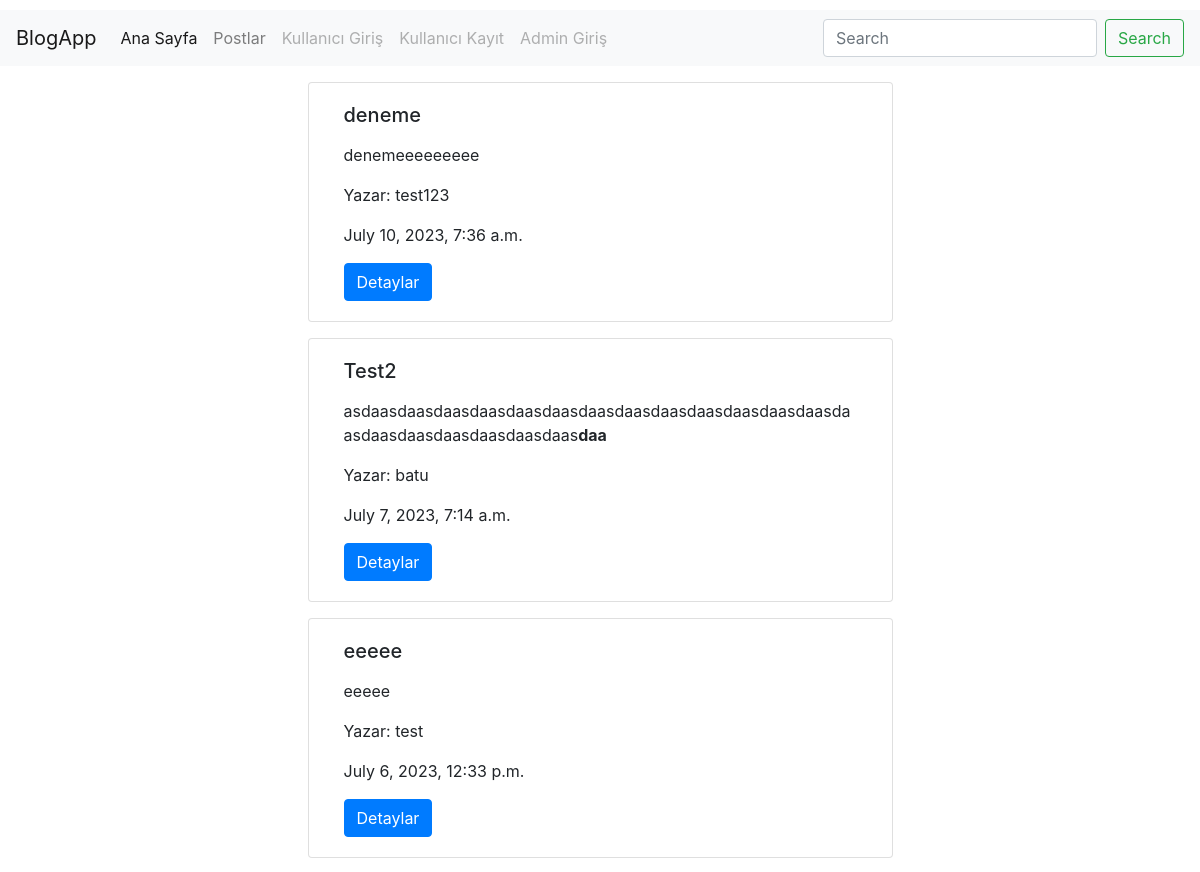
The app's page /post/index/ (upper part), older data.
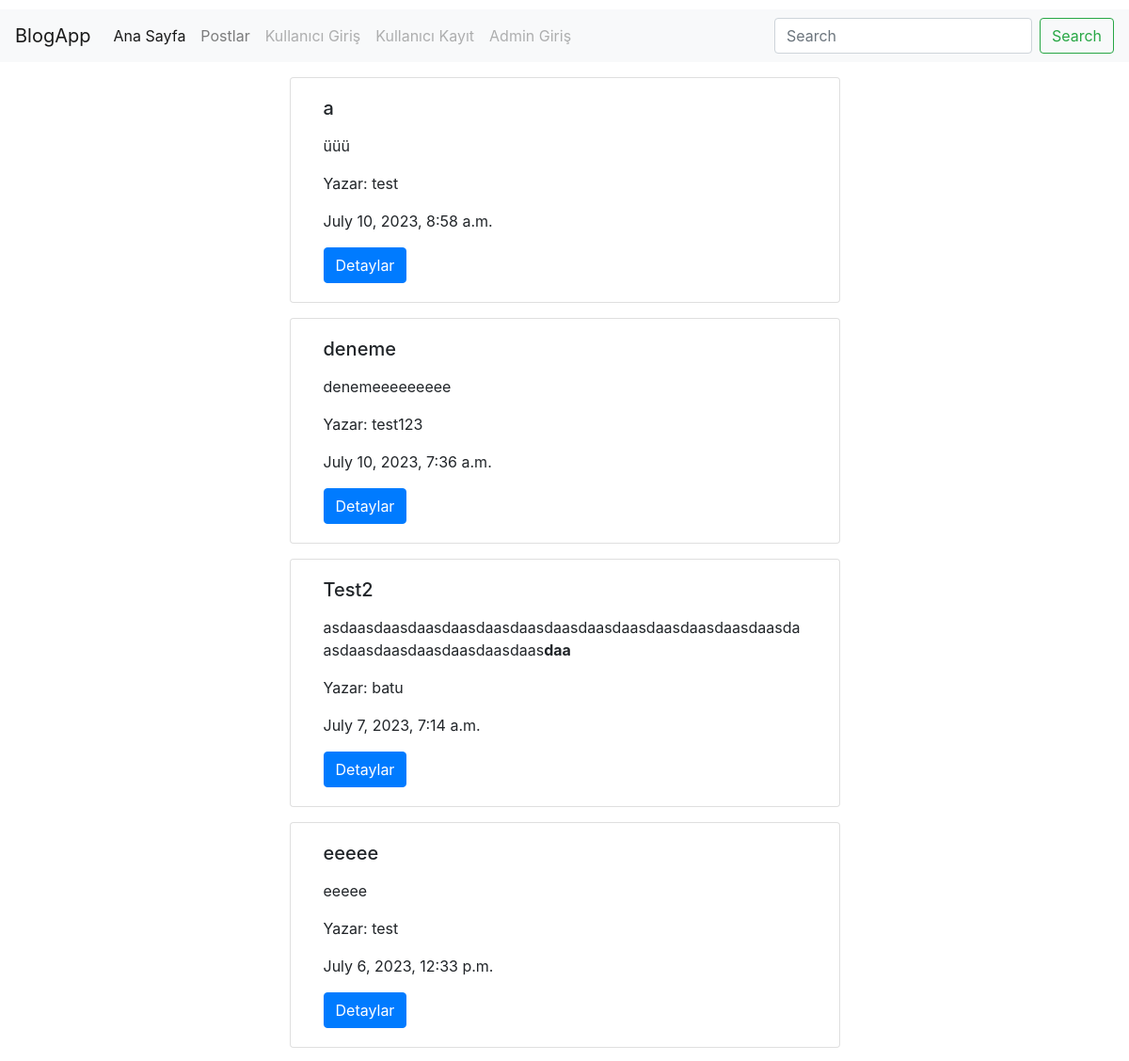
The same page, newer data.
### post/models.py (models this page shows, shortened)
class Post(models.Model):
    user = models.ForeignKey('auth.User', verbose_name='yazar', on_delete=models.CASCADE, related_name='post')
    title = models.CharField(max_length=120, verbose_name="baslik")
    content = RichTextField(verbose_name="icerik")
    publishingDate = models.DateTimeField(verbose_name="yayinlanma tarihi", auto_now_add=True)
    image = models.FileField(null=True, blank=True)
    slug = models.SlugField(unique=True, editable=False, max_length=130)
    class Meta:
        ordering = ['-publishingDate']

### post/views.py (the view)
# urls.py: path('index/', post_index, name='index'),
def post_index(request):
    postlist = Post.objects.all()
    paginator = Paginator(postlist, 25)
    query = request.GET.get('q')
    if query:
        postlist = postlist.filter(
            Q(title__icontains=query) |
            Q(content__icontains=query))
    page = request.GET.get('page')
    try:
        posts = paginator.page(page)
    except PageNotAnInteger:
        posts = paginator.page(1)
    except EmptyPage:
        posts = paginator.page(paginator)
    return render(request, 'post/index.html', {'posts': postlist})

### templates/post/index.html (shortened to what this page needs)
{% extends 'base.html' %}
{% block body %}
    <div class="container-fluid">
    {% for post in posts %}
    <div class="card container-fluid col-md-6 mx-auto my-3">
        <div class="card-body">
            <h5 class="card-title">{{ post.title}}</h5>
            <p class="card-text">{{ post.content | safe | linebreaks | truncatechars:150 }}</p>
            <p class="card-text">Yazar: {{ post.user }}</p>
            <p class="card-text">{{ post.publishingDate }}</p>
            <a href="{% url 'details' id=post.id %}" class="btn btn-primary">Detaylar</a>
        </div>
</div>    {% endfor %}
    </div>
{% endblock %}

Row changes from the older to the newer data that the page shows:
added Post: title "a", content "üüü", user "test", publishingDate "July 10, 2023, 8:58 a.m."
